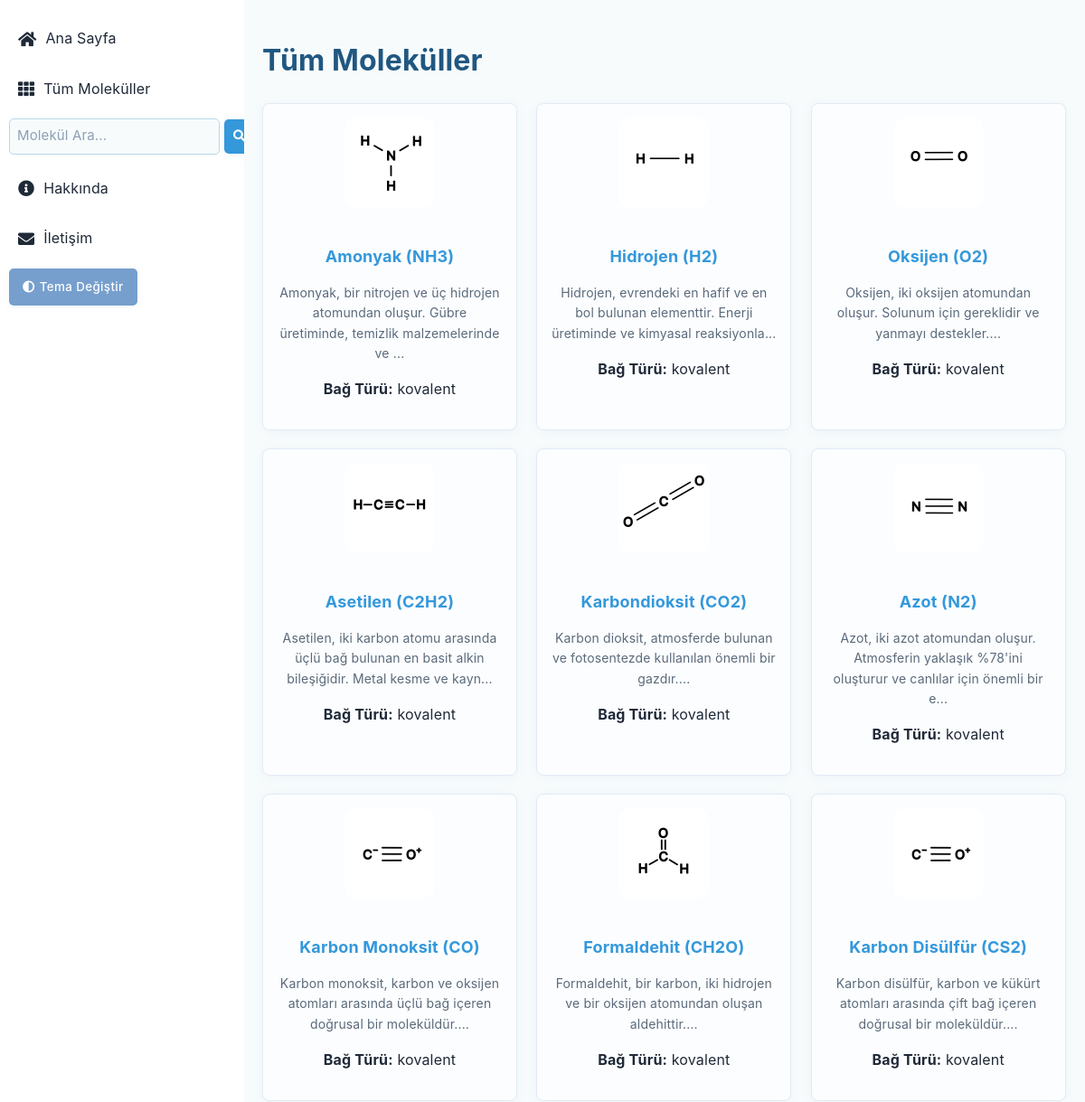
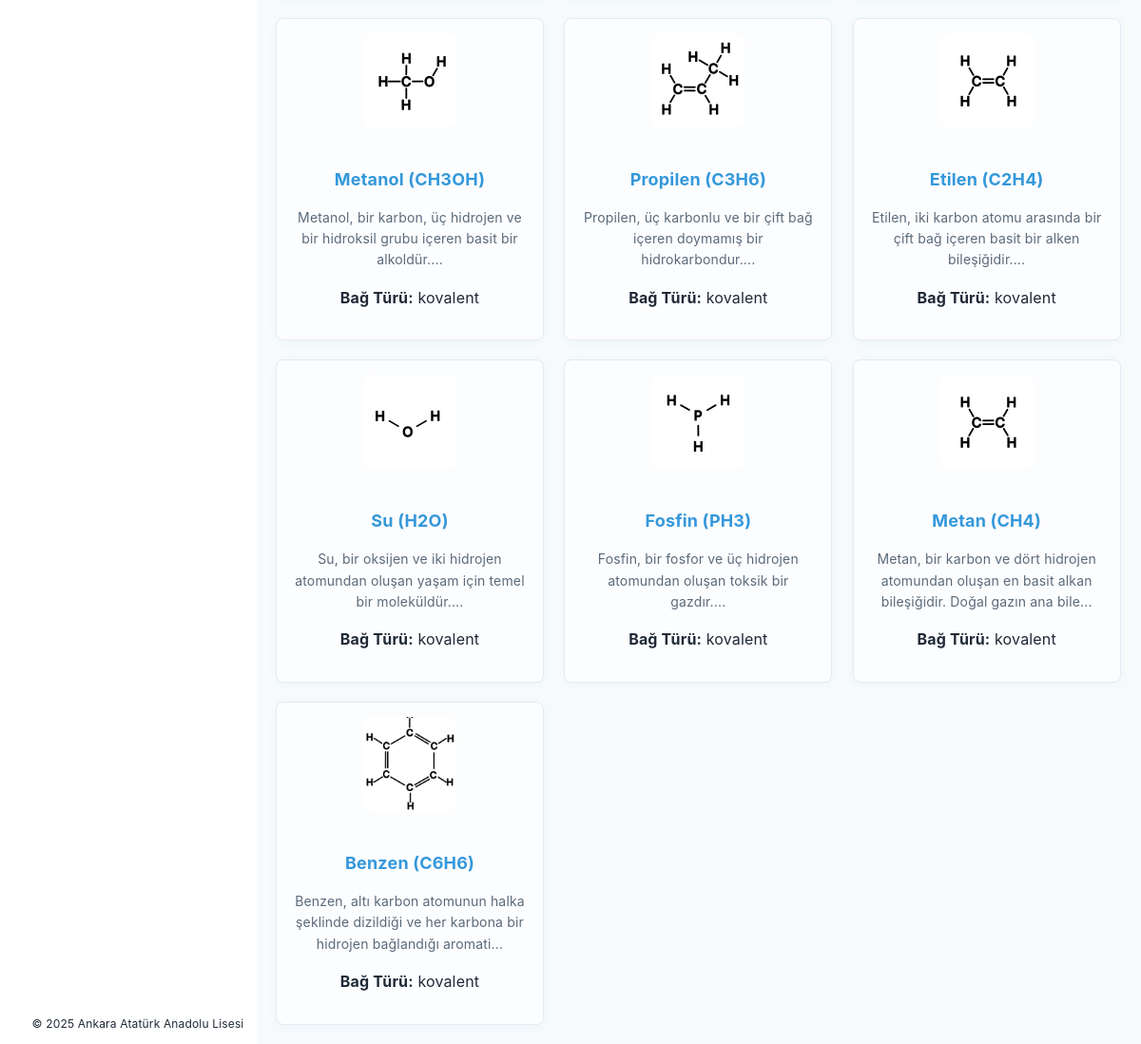
The app's page /tum_molekuller with its own data (2 pictures, top to bottom).
### app.py (models this page shows, shortened)
class Molekul(db.Model):
    id = db.Column(db.Integer, primary_key=True)
    ad = db.Column(db.String(100), nullable=False)
    kimyasal_formul = db.Column(db.String(20), unique=True, nullable=False)
    aciklama = db.Column(db.Text, nullable=False)
    tur = db.Column(db.String(50), nullable=True)  # "iyonik", "kovalent" veya "metalik"
    resim_url = db.Column(db.String(200), nullable=True)  # Molekül resmi için URL
    dosya_3d = db.Column(db.String(200), nullable=True)  # 3D dosya adı
    silinebilir = db.Column(db.Boolean, default=True)

class MolekulYapisi(db.Model):
    id = db.Column(db.Integer, primary_key=True)
    resim_url = db.Column(db.String(200), nullable=False)  # Yapısal görünüm resmi için URL
    molekul_id = db.Column(db.Integer, db.ForeignKey('molekul.id'), nullable=False)
    molekul = db.relationship('Molekul', backref=db.backref('yapisal_gorunum', lazy=True))

### app.py (the view, shortened to what this page needs)
@app.route('/tum_molekuller')
def tum_molekuller():
    search_query = request.args.get('search', '').lower()
    tum_molekuller = Molekul.query.all()
    return render_template('tum_molekuller.html', tum_molekuller=tum_molekuller, search_query=search_query)

### app.py (called while the page is built)
@app.context_processor
def inject_nav_links():
    return dict(nav_links=nav_links)

### templates/tum_molekuller.html (shortened to what this page needs)
{% extends "base.html" %}
{% block content %}
<div class="container">
    <h1>Tüm Moleküller</h1>
    <div class="molekul-listesi">
        {% if tum_molekuller %}
            <div class="molekul-grid">
                {% for molekul in tum_molekuller %}
                <div class="molekul-card card" data-category="{{ molekul.tur }}">
                    <div class="card-image-container">
                        <img src="{{ molekul.yapisal_gorunum[0].resim_url }}" alt="{{ molekul.ad }}" class="small-image">
                    </div>
                    <div class="card-body">
                        <h5 class="card-title" data-formula="{{ molekul.kimyasal_formul }}">
                            <a href="{{ url_for('molekul_detay', kimyasal_formul=molekul.kimyasal_formul) }}" class="molekul-link">
                                {{ molekul.ad }} ({{ molekul.kimyasal_formul }})
                            </a>
                        </h5>
                        <p class="card-text">{{ molekul.aciklama[:100] }}...</p>
                        <p><strong>Bağ Türü:</strong> {{ molekul.tur }}</p>
                    </div>
                </div>
                {% endfor %}
            </div>
        {% else %}
            <p style="text-align: center; color: red;">Arama kriterlerinize uygun molekül bulunamadı.</p>
        {% endif %}
    </div>
</div>
{% endblock %}

### templates/base.html (shortened to what this page needs)
<!DOCTYPE html>
<html lang="tr">
<head>
    <link rel="stylesheet" href="{{ url_for('static', filename='style.css') }}">
    <link rel="stylesheet" href="https://cdnjs.cloudflare.com/ajax/libs/font-awesome/5.15.4/css/all.min.css">
</head>
<body>
    <div class="sidebar">
        <div class="sidebar-content">
            <div class="sidebar-links">
                <a href="{{ url_for('index') }}"><i class="fas fa-home"></i> Ana Sayfa</a>
            </div>
            <div class="sidebar-links">
                <a href="{{ url_for('tum_molekuller') }}"><i class="fas fa-th"></i> Tüm Moleküller</a>
            </div>
            <div class="search-box">
                <input type="text" id="search-input" placeholder="Molekül Ara...">
            </div>
            <div class="sidebar-links">
                <a href="{{ url_for('hakkinda') }}"><i class="fas fa-info-circle"></i> Hakkında</a>
                <a href="{{ url_for('iletisim') }}"><i class="fas fa-envelope"></i> İletişim</a>
            </div>
            <div class="sidebar-links">
                <button onclick="toggleTheme()" class="theme-switcher-btn"><i class="fas fa-adjust"></i> Tema Değiştir</button>
            </div>
            <div class="sidebar-footer">
                <p>&copy; 2025 Ankara Atatürk Anadolu Lisesi</p>
            </div>
        </div>
    </div>
    <div class="content">
        {% block content %}{% endblock %}
    </div>
</body>
</html>

### static/style.css (style rules this page uses)
html { visibility: hidden; opacity: 0; transition: opacity 0.4s ease; background-color: #F7FBFC; }
html.ready { visibility: visible; opacity: 1; }
body { position: relative; z-index: 1; min-height: 100vh; margin: 0; padding: 0; }
body::before { content: ''; position: fixed; top: 0; left: 0; width: 100%; height: 100%; background-color: #F7FBFC; z-index: -1; transition: background-color 0.3s; }
:root { --color-bg: #F7FBFC; --color-text: #1F2937; --color-text-secondary: #4B5563; --color-primary: #769FCD; --color-primary-hover: #B9D7EA; --color-secondary: #D6E6F2; --color-card-bg: #FFFFFF; --color-border: #D6E6F2; --color-input-bg: #F7FBFC; --color-input-border: #B9D7EA; --color-error: #EF4444; --color-warning: #F59E0B; --color-info: #769FCD; --color-success: #22C55E; }
body { font-family: Arial, sans-serif; margin: 0; padding: 0; background: linear-gradient(120deg, #f7fbfc 0%, #f0f4f8 100%); color: var(--color-text); transition: background-color 0.3s, color 0.3s; }
body, input, button, select, textarea { font-family: 'Inter', 'Segoe UI', 'Roboto', Arial, sans-serif; letter-spacing: 0.01em; line-height: 1.6; }
.sidebar { width: 60px; background-color: var(--color-card-bg); color: var(--color-text); border-right: 1px solid var(--color-border); backdrop-filter: blur(10px); position: fixed; height: 100%; padding: 10px; display: flex; flex-direction: column; transition: width 0.3s ease, background-color 0.3s; overflow: hidden; }
.sidebar-links a { display: flex; align-items: center; color: var(--color-text); text-decoration: none; margin: 10px 0; padding: 10px; border-radius: 5px; transition: background-color 0.3s, padding-left 0.3s, color 0.3s; white-space: nowrap; overflow: hidden; text-overflow: ellipsis; }
.sidebar-links a i { margin-right: 10px; font-size: 18px; }
.sidebar-footer { position: absolute; bottom: 20px; font-size: 12px; text-align: center; width: 100%; }
.content { margin-left: 270px; padding: 20px; background-color: var(--color-bg); color: var(--color-text); backdrop-filter: blur(5px); }
.container h1, .container h2 { color: #205781; transition: color 0.3s; }
.card-title { font-family: 'Inter', 'Segoe UI', 'Roboto', Arial, sans-serif; font-size: 18px; margin-bottom: 10px; color: #1a3557; font-weight: 700; letter-spacing: 0.01em; transition: color 0.3s; }
.card-text { font-size: 14px; color: #5a6a7a; transition: color 0.3s; }
.card-image-container { position: relative; width: 100px; height: 100px; margin: 0 auto 10px auto; overflow: hidden; border-radius: 10px; transition: transform 0.3s ease; }
.card-image-container img { width: 100%; height: 100%; object-fit: cover; border-radius: 10px; transition: transform 0.3s ease, box-shadow 0.3s ease; }
.molekul-card { display: flex; flex-direction: column; align-items: center; background-color: #fcfdff; border: 1px solid #e3eaf3; color: var(--color-text); border-radius: 8px; box-shadow: 0 2px 12px rgba(120, 160, 200, 0.08); padding: 15px; text-align: center; width: 250px; transition: transform 0.3s, box-shadow 0.3s; }
.molekul-grid { display: grid; grid-template-columns: repeat(auto-fit, minmax(250px, 1fr)); gap: 20px; margin-top: 20px; }
button { background-color: var(--color-primary); color: #FFFFFF; border: none; padding: 10px 20px; border-radius: 5px; cursor: pointer; transition: background-color 0.3s; box-shadow: 0 2px 8px rgba(120, 160, 200, 0.08); font-weight: 500; letter-spacing: 0.03em; }
.molekul-link { color: #3498db; text-decoration: none; transition: color 0.2s, text-decoration 0.2s; }
.small-image { width: 50px; height: 50px; border-radius: 5px; margin-right: 10px; object-fit: contain; background-color: #f4f4f9; transition: background-color 0.3s; }
.search-box { display: flex; align-items: center; margin-bottom: 15px; }
.search-box input { flex: 1; padding: 8px; background-color: var(--color-input-bg); border: 1px solid var(--color-input-border); border-radius: 5px; margin-right: 5px; color: var(--color-text); }
.search-box input::placeholder { color: #8ca0b3; opacity: 1; font-size: 15px; }
.theme-switcher-btn { background-color: var(--color-primary); color: #FFFFFF; border: none; padding: 10px 15px; border-radius: 5px; cursor: pointer; transition: background-color 0.3s, color 0.3s; display: flex; align-items: center; gap: 5px; box-shadow: 0 2px 8px rgba(120, 160, 200, 0.08); font-weight: 500; letter-spacing: 0.03em; }

### records on screen
Molekul: ad.resim_url (picture), ad "Amonyak", kimyasal_formul "NH3", aciklama "Amonyak, bir nitrojen ve üç hidrojen atomundan oluşur. Gübre üretiminde, temizlik malzemelerinde ve", tur "kovalent"
Molekul: ad.resim_url (picture), ad "Hidrojen", kimyasal_formul "H2", aciklama "Hidrojen, evrendeki en hafif ve en bol bulunan elementtir. Enerji üretiminde ve kimyasal reaksiyonla", tur "kovalent"
Molekul: ad.resim_url (picture), ad "Oksijen", kimyasal_formul "O2", aciklama "Oksijen, iki oksijen atomundan oluşur. Solunum için gereklidir ve yanmayı destekler.", tur "kovalent"
Molekul: ad.resim_url (picture), ad "Asetilen", kimyasal_formul "C2H2", aciklama "Asetilen, iki karbon atomu arasında üçlü bağ bulunan en basit alkin bileşiğidir. Metal kesme ve kayn", tur "kovalent"
Molekul: resim_url (picture), ad "Karbondioksit", kimyasal_formul "CO2", aciklama "Karbon dioksit, atmosferde bulunan ve fotosentezde kullanılan önemli bir gazdır.", tur "kovalent"
Molekul: ad.resim_url (picture), ad "Azot", kimyasal_formul "N2", aciklama "Azot, iki azot atomundan oluşur. Atmosferin yaklaşık %78'ini oluşturur ve canlılar için önemli bir e", tur "kovalent"
Molekul: resim_url (picture), ad "Karbon Monoksit", kimyasal_formul "CO", aciklama "Karbon monoksit, karbon ve oksijen atomları arasında üçlü bağ içeren doğrusal bir moleküldür.", tur "kovalent"
Molekul: ad.resim_url (picture), ad "Formaldehit", kimyasal_formul "CH2O", aciklama "Formaldehit, bir karbon, iki hidrojen ve bir oksijen atomundan oluşan aldehittir.", tur "kovalent"
Molekul: ad.resim_url (picture), ad "Karbon Disülfür", kimyasal_formul "CS2", aciklama "Karbon disülfür, karbon ve kükürt atomları arasında çift bağ içeren doğrusal bir moleküldür.", tur "kovalent"
Molekul: ad.resim_url (picture), ad "Metanol", kimyasal_formul "CH3OH", aciklama "Metanol, bir karbon, üç hidrojen ve bir hidroksil grubu içeren basit bir alkoldür.", tur "kovalent"
Molekul: ad.resim_url (picture), ad "Propilen", kimyasal_formul "C3H6", aciklama "Propilen, üç karbonlu ve bir çift bağ içeren doymamış bir hidrokarbondur.", tur "kovalent"
Molekul: ad.resim_url (picture), ad "Etilen", kimyasal_formul "C2H4", aciklama "Etilen, iki karbon atomu arasında bir çift bağ içeren basit bir alken bileşiğidir.", tur "kovalent"
Molekul: resim_url (picture), ad "Su", kimyasal_formul "H2O", aciklama "Su, bir oksijen ve iki hidrojen atomundan oluşan yaşam için temel bir moleküldür.", tur "kovalent"
Molekul: ad.resim_url (picture), ad "Fosfin", kimyasal_formul "PH3", aciklama "Fosfin, bir fosfor ve üç hidrojen atomundan oluşan toksik bir gazdır.", tur "kovalent"
Molekul: resim_url (picture), ad "Metan", kimyasal_formul "CH4", aciklama "Metan, bir karbon ve dört hidrojen atomundan oluşan en basit alkan bileşiğidir. Doğal gazın ana bile", tur "kovalent"
Molekul: ad.resim_url (picture), ad "Benzen", kimyasal_formul "C6H6", aciklama "Benzen, altı karbon atomunun halka şeklinde dizildiği ve her karbona bir hidrojen bağlandığı aromati", tur "kovalent"
